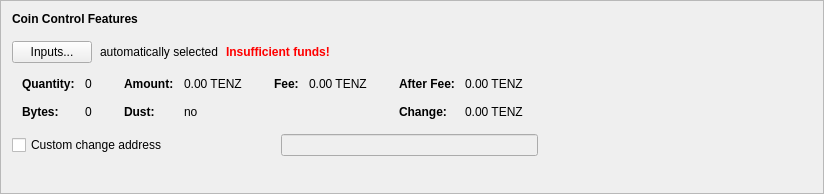
      <widget class="QFrame" name="frameCoinControl">
       <property name="sizePolicy">
        <sizepolicy hsizetype="Preferred" vsizetype="Fixed">
         <horstretch>0</horstretch>
         <verstretch>0</verstretch>
        </sizepolicy>
       </property>
       <property name="minimumSize">
        <size>
         <width>600</width>
         <height>194</height>
        </size>
       </property>
       <property name="frameShape">
        <enum>QFrame::StyledPanel</enum>
       </property>
       <property name="frameShadow">
        <enum>QFrame::Raised</enum>
       </property>
       <layout class="QVBoxLayout" name="verticalLayout_4">
        <item>
         <layout class="QVBoxLayout" name="verticalLayoutCoinControl" stretch="0,0,0,0,0">
          <property name="spacing">
           <number>0</number>
          </property>
          <property name="sizeConstraint">
           <enum>QLayout::SetDefaultConstraint</enum>
          </property>
          <property name="leftMargin">
           <number>0</number>
          </property>
          <property name="topMargin">
           <number>0</number>
          </property>
          <item>
           <layout class="QHBoxLayout" name="horizontalLayoutCoinControl1">
            <property name="bottomMargin">
             <number>15</number>
            </property>
            <item>
             <widget class="QLabel" name="labelCoinControlFeatures">
              <property name="sizePolicy">
               <sizepolicy hsizetype="Preferred" vsizetype="Maximum">
                <horstretch>0</horstretch>
                <verstretch>0</verstretch>
               </sizepolicy>
              </property>
              <property name="font">
               <font>
                <weight>75</weight>
                <bold>true</bold>
               </font>
              </property>
              <property name="styleSheet">
               <string notr="true">font-weight:bold;</string>
              </property>
              <property name="text">
               <string>Coin Control Features</string>
              </property>
             </widget>
            </item>
           </layout>
          </item>
          <item>
           <layout class="QHBoxLayout" name="horizontalLayoutCoinControl2" stretch="0,0,0,0">
            <property name="spacing">
             <number>8</number>
            </property>
            <property name="bottomMargin">
             <number>10</number>
            </property>
            <item>
             <widget class="QPushButton" name="pushButtonCoinControl">
              <property name="styleSheet">
               <string notr="true"/>
              </property>
              <property name="text">
               <string>Inputs...</string>
              </property>
              <property name="autoDefault">
               <bool>false</bool>
              </property>
             </widget>
            </item>
            <item>
             <widget class="QLabel" name="labelCoinControlAutomaticallySelected">
              <property name="text">
               <string>automatically selected</string>
              </property>
              <property name="margin">
               <number>5</number>
              </property>
             </widget>
            </item>
            <item>
             <widget class="QLabel" name="labelCoinControlInsuffFunds">
              <property name="font">
               <font>
                <weight>75</weight>
                <bold>true</bold>
               </font>
              </property>
              <property name="styleSheet">
               <string notr="true">color:red;font-weight:bold;</string>
              </property>
              <property name="text">
               <string>Insufficient funds!</string>
              </property>
              <property name="margin">
               <number>5</number>
              </property>
             </widget>
            </item>
            <item>
             <spacer name="horizontalSpacerCoinControl">
              <property name="orientation">
               <enum>Qt::Horizontal</enum>
              </property>
              <property name="sizeHint" stdset="0">
               <size>
                <width>40</width>
                <height>1</height>
               </size>
              </property>
             </spacer>
            </item>
           </layout>
          </item>
          <item>
           <widget class="QWidget" name="widgetCoinControl" native="true">
            <property name="sizePolicy">
             <sizepolicy hsizetype="Preferred" vsizetype="Preferred">
              <horstretch>0</horstretch>
              <verstretch>0</verstretch>
             </sizepolicy>
            </property>
            <property name="minimumSize">
             <size>
              <width>0</width>
              <height>0</height>
             </size>
            </property>
            <property name="styleSheet">
             <string notr="true"/>
            </property>
            <layout class="QHBoxLayout" name="horizontalLayoutCoinControl5">
             <property name="leftMargin">
              <number>0</number>
             </property>
             <property name="topMargin">
              <number>0</number>
             </property>
             <property name="rightMargin">
              <number>0</number>
             </property>
             <property name="bottomMargin">
              <number>0</number>
             </property>
             <item>
              <layout class="QHBoxLayout" name="horizontalLayoutCoinControl3" stretch="0,0,0,1">
               <property name="spacing">
                <number>20</number>
               </property>
               <property name="topMargin">
                <number>0</number>
               </property>
               <property name="bottomMargin">
                <number>10</number>
               </property>
               <item>
                <layout class="QFormLayout" name="formLayoutCoinControl1">
                 <property name="horizontalSpacing">
                  <number>10</number>
                 </property>
                 <property name="verticalSpacing">
                  <number>14</number>
                 </property>
                 <property name="leftMargin">
                  <number>10</number>
                 </property>
                 <property name="topMargin">
                  <number>4</number>
                 </property>
                 <property name="rightMargin">
                  <number>6</number>
                 </property>
                 <item row="0" column="0">
                  <widget class="QLabel" name="labelCoinControlQuantityText">
                   <property name="font">
                    <font>
                     <weight>75</weight>
                     <bold>true</bold>
                    </font>
                   </property>
                   <property name="text">
                    <string>Quantity:</string>
                   </property>
                   <property name="margin">
                    <number>0</number>
                   </property>
                  </widget>
                 </item>
                 <item row="0" column="1">
                  <widget class="QLabel" name="labelCoinControlQuantity">
                   <property name="cursor">
                    <cursorShape>IBeamCursor</cursorShape>
                   </property>
                   <property name="contextMenuPolicy">
                    <enum>Qt::ActionsContextMenu</enum>
                   </property>
                   <property name="text">
                    <string notr="true">0</string>
                   </property>
                   <property name="margin">
                    <number>0</number>
                   </property>
                   <property name="textInteractionFlags">
                    <set>Qt::LinksAccessibleByMouse|Qt::TextSelectableByKeyboard|Qt::TextSelectableByMouse</set>
                   </property>
                  </widget>
                 </item>
                 <item row="1" column="0">
                  <widget class="QLabel" name="labelCoinControlBytesText">
                   <property name="font">
                    <font>
                     <weight>75</weight>
                     <bold>true</bold>
                    </font>
                   </property>
                   <property name="text">
                    <string>Bytes:</string>
                   </property>
                  </widget>
                 </item>
                 <item row="1" column="1">
                  <widget class="QLabel" name="labelCoinControlBytes">
                   <property name="cursor">
                    <cursorShape>IBeamCursor</cursorShape>
                   </property>
                   <property name="contextMenuPolicy">
                    <enum>Qt::ActionsContextMenu</enum>
                   </property>
                   <property name="text">
                    <string notr="true">0</string>
                   </property>
                   <property name="textInteractionFlags">
                    <set>Qt::LinksAccessibleByMouse|Qt::TextSelectableByKeyboard|Qt::TextSelectableByMouse</set>
                   </property>
                  </widget>
                 </item>
                </layout>
               </item>
               <item>
                <layout class="QFormLayout" name="formLayoutCoinControl2">
                 <property name="horizontalSpacing">
                  <number>10</number>
                 </property>
                 <property name="verticalSpacing">
                  <number>14</number>
                 </property>
                 <property name="leftMargin">
                  <number>6</number>
                 </property>
                 <property name="topMargin">
                  <number>4</number>
                 </property>
                 <property name="rightMargin">
                  <number>6</number>
                 </property>
                 <item row="0" column="0">
                  <widget class="QLabel" name="labelCoinControlAmountText">
                   <property name="font">
                    <font>
                     <weight>75</weight>
                     <bold>true</bold>
                    </font>
                   </property>
                   <property name="text">
                    <string>Amount:</string>
                   </property>
                   <property name="margin">
                    <number>0</number>
                   </property>
                  </widget>
                 </item>
                 <item row="0" column="1">
                  <widget class="QLabel" name="labelCoinControlAmount">
                   <property name="cursor">
                    <cursorShape>IBeamCursor</cursorShape>
                   </property>
                   <property name="contextMenuPolicy">
                    <enum>Qt::ActionsContextMenu</enum>
                   </property>
                   <property name="text">
                    <string notr="true">0.00 TENZ</string>
                   </property>
                   <property name="textInteractionFlags">
                    <set>Qt::LinksAccessibleByMouse|Qt::TextSelectableByKeyboard|Qt::TextSelectableByMouse</set>
                   </property>
                  </widget>
                 </item>
                 <item row="1" column="0">
                  <widget class="QLabel" name="labelCoinControlLowOutputText">
                   <property name="font">
                    <font>
                     <weight>75</weight>
                     <bold>true</bold>
                    </font>
                   </property>
                   <property name="text">
                    <string>Dust:</string>
                   </property>
                  </widget>
                 </item>
                 <item row="1" column="1">
                  <widget class="QLabel" name="labelCoinControlLowOutput">
                   <property name="cursor">
                    <cursorShape>IBeamCursor</cursorShape>
                   </property>
                   <property name="contextMenuPolicy">
                    <enum>Qt::ActionsContextMenu</enum>
                   </property>
                   <property name="text">
                    <string notr="true">no</string>
                   </property>
                   <property name="textInteractionFlags">
                    <set>Qt::LinksAccessibleByMouse|Qt::TextSelectableByKeyboard|Qt::TextSelectableByMouse</set>
                   </property>
                  </widget>
                 </item>
                </layout>
               </item>
               <item>
                <layout class="QFormLayout" name="formLayoutCoinControl3">
                 <property name="horizontalSpacing">
                  <number>10</number>
                 </property>
                 <property name="verticalSpacing">
                  <number>14</number>
                 </property>
                 <property name="leftMargin">
                  <number>6</number>
                 </property>
                 <property name="topMargin">
                  <number>4</number>
                 </property>
                 <property name="rightMargin">
                  <number>6</number>
                 </property>
                 <item row="0" column="0">
                  <widget class="QLabel" name="labelCoinControlFeeText">
                   <property name="font">
                    <font>
                     <weight>75</weight>
                     <bold>true</bold>
                    </font>
                   </property>
                   <property name="text">
                    <string>Fee:</string>
                   </property>
                   <property name="margin">
                    <number>0</number>
                   </property>
                  </widget>
                 </item>
                 <item row="0" column="1">
                  <widget class="QLabel" name="labelCoinControlFee">
                   <property name="cursor">
                    <cursorShape>IBeamCursor</cursorShape>
                   </property>
                   <property name="contextMenuPolicy">
                    <enum>Qt::ActionsContextMenu</enum>
                   </property>
                   <property name="text">
                    <string notr="true">0.00 TENZ</string>
                   </property>
                   <property name="textInteractionFlags">
                    <set>Qt::LinksAccessibleByMouse|Qt::TextSelectableByKeyboard|Qt::TextSelectableByMouse</set>
                   </property>
                  </widget>
                 </item>
                </layout>
               </item>
               <item>
                <layout class="QFormLayout" name="formLayoutCoinControl4">
                 <property name="horizontalSpacing">
                  <number>10</number>
                 </property>
                 <property name="verticalSpacing">
                  <number>14</number>
                 </property>
                 <property name="leftMargin">
                  <number>6</number>
                 </property>
                 <property name="topMargin">
                  <number>4</number>
                 </property>
                 <property name="rightMargin">
                  <number>6</number>
                 </property>
                 <item row="0" column="0">
                  <widget class="QLabel" name="labelCoinControlAfterFeeText">
                   <property name="font">
                    <font>
                     <weight>75</weight>
                     <bold>true</bold>
                    </font>
                   </property>
                   <property name="text">
                    <string>After Fee:</string>
                   </property>
                   <property name="margin">
                    <number>0</number>
                   </property>
                  </widget>
                 </item>
                 <item row="0" column="1">
                  <widget class="QLabel" name="labelCoinControlAfterFee">
                   <property name="cursor">
                    <cursorShape>IBeamCursor</cursorShape>
                   </property>
                   <property name="contextMenuPolicy">
                    <enum>Qt::ActionsContextMenu</enum>
                   </property>
                   <property name="text">
                    <string notr="true">0.00 TENZ</string>
                   </property>
                   <property name="textInteractionFlags">
                    <set>Qt::LinksAccessibleByMouse|Qt::TextSelectableByKeyboard|Qt::TextSelectableByMouse</set>
                   </property>
                  </widget>
                 </item>
                 <item row="1" column="0">
                  <widget class="QLabel" name="labelCoinControlChangeText">
                   <property name="font">
                    <font>
                     <weight>75</weight>
                     <bold>true</bold>
                    </font>
                   </property>
                   <property name="text">
                    <string>Change:</string>
                   </property>
                  </widget>
                 </item>
                 <item row="1" column="1">
                  <widget class="QLabel" name="labelCoinControlChange">
                   <property name="cursor">
                    <cursorShape>IBeamCursor</cursorShape>
                   </property>
                   <property name="contextMenuPolicy">
                    <enum>Qt::ActionsContextMenu</enum>
                   </property>
                   <property name="text">
                    <string notr="true">0.00 TENZ</string>
                   </property>
                   <property name="textInteractionFlags">
                    <set>Qt::LinksAccessibleByMouse|Qt::TextSelectableByKeyboard|Qt::TextSelectableByMouse</set>
                   </property>
                  </widget>
                 </item>
                </layout>
               </item>
              </layout>
             </item>
            </layout>
           </widget>
          </item>
          <item>
           <layout class="QHBoxLayout" name="horizontalLayoutCoinControl4" stretch="0,0,0">
            <property name="spacing">
             <number>12</number>
            </property>
            <property name="sizeConstraint">
             <enum>QLayout::SetDefaultConstraint</enum>
            </property>
            <property name="topMargin">
             <number>5</number>
            </property>
            <property name="rightMargin">
             <number>5</number>
            </property>
            <item>
             <widget class="QCheckBox" name="checkBoxCoinControlChange">
              <property name="toolTip">
               <string>If this is activated, but the change address is empty or invalid, change will be sent to a newly generated address.</string>
              </property>
              <property name="text">
               <string>Custom change address</string>
              </property>
             </widget>
            </item>
            <item>
             <widget class="QValidatedLineEdit" name="lineEditCoinControlChange">
              <property name="enabled">
               <bool>false</bool>
              </property>
              <property name="sizePolicy">
               <sizepolicy hsizetype="Ignored" vsizetype="Fixed">
                <horstretch>0</horstretch>
                <verstretch>0</verstretch>
               </sizepolicy>
              </property>
             </widget>
            </item>
            <item>
             <widget class="QLabel" name="labelCoinControlChangeLabel">
              <property name="sizePolicy">
               <sizepolicy hsizetype="Preferred" vsizetype="Expanding">
                <horstretch>0</horstretch>
                <verstretch>0</verstretch>
               </sizepolicy>
              </property>
              <property name="minimumSize">
               <size>
                <width>0</width>
                <height>0</height>
               </size>
              </property>
              <property name="text">
               <string/>
              </property>
              <property name="margin">
               <number>3</number>
              </property>
             </widget>
            </item>
           </layout>
          </item>
          <item>
           <spacer name="verticalSpacerCoinControl">
            <property name="orientation">
             <enum>Qt::Vertical</enum>
            </property>
            <property name="sizeType">
             <enum>QSizePolicy::Expanding</enum>
            </property>
            <property name="sizeHint" stdset="0">
             <size>
              <width>800</width>
              <height>1</height>
             </size>
            </property>
           </spacer>
          </item>
         </layout>
        </item>
       </layout>
      </widget>
